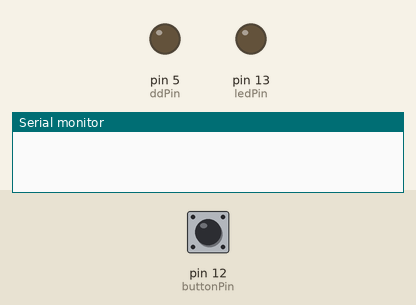
Simulated run of this sketch. Board: Arduino Uno, built with avr-gcc and run on an emulated ATmega328P. On the bench: output pins drawn as LEDs (lit = HIGH), the last lines printed to the serial monitor. Inputs (shaded band) come from the test bench; at power-on: pin 12 (buttonPin) LOW. The ROS host is connected and sends only what is stated.

Above: at 0.1 s.
At 5.0 s:
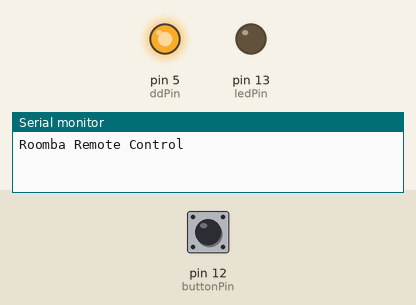
Timing chart, 0 to 6.5 s (numbered marks = the images above):
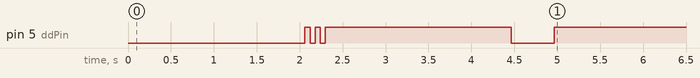

The sketch:

arduino_code.ino
```cpp
#include "roombaDefines.h"
#include <SoftwareSerial.h>

//RXTX Connections
int rxPin = 10;
int txPin = 11;
SoftwareSerial Roomba(rxPin, txPin);

//#include "WProgram.h" //include the Arduino library
#include <stdlib.h>


#include <ros.h>
#include "std_msgs/Int32MultiArray.h"


//include Wire/ twi for the BlinkM
#include <Wire.h>
 extern "C" {
#include "utility/twi.h"
 }

/*
 * Send data to the move subscrber. should be a string with 4 characthers
 * first charachter is speed in mm/s
 * second """"" is direction (zero for forward, one for reverse)
 * third """""" is radius in mm. set to zero for straight and 1 for turn on spot
 * fourth """" is turn direction (zero for something one for the otherone)
 */
void move_cb( const std_msgs::Int32MultiArray& move_cmd ){
  int vRight = move_cmd.data[0];
  int vLeft = move_cmd.data[1];
  driveWheels(vRight, vLeft);
  //setLED(solid, color);
}


ros::NodeHandle nh;
ros::Subscriber<std_msgs::Int32MultiArray> sub("move" , move_cb);


void setup() {
  delay(2000);
  pinMode(5, OUTPUT);
  digitalWrite(5, LOW);
  delay(60);
  digitalWrite(5, HIGH);
  delay(60);
  pinMode(5, OUTPUT);
  digitalWrite(5, LOW);
  delay(60);
  digitalWrite(5, HIGH);
  delay(60);
  pinMode(5, OUTPUT);
  digitalWrite(5, LOW);
  delay(60);
  digitalWrite(5, HIGH);
  delay(60);


  Roomba.begin(19200);
  Serial.begin(19200);

  pinMode(ddPin, OUTPUT);
  pinMode(ledPin, OUTPUT);

  delay(2000);
  Serial.print("Roomba Remote Control\n");

  wakeUp();
  startSafe();

  // turn-off all LEDs
  setPowerLED(128, 0);
  setDebrisLED(OFF);
  setDockLED(OFF);
  setSpotLED(OFF);
  setWarningLED(OFF);
  cleanDigitLED();

  playSound(1); // start sound
  while (digitalRead(buttonPin))
  {
    setDebrisLED(ON);
    writeLEDs('-','-','-','-');
  }
  setDebrisLED(OFF);
  writeLEDs('r','e','d','y');

  //playSound(2);

  //motorSquareTest();


 // stop();


  nh.initNode();
  nh.subscribe(sub);
}

void loop() {

  //if(!Serial.available()){
    //stop();
   // command = Serial.read();
   // Serial.print("Command: " );
   // Serial.println(command);
//  }
  //manualCmd();
  nh.spinOnce();
  delay(1);
}
```

LEDs.ino
```cpp
/*
 This command controls the Power LED by two data bytes: color and intensity.
 color: Green = 0; 128 = Orange; red=255
 intensity low=0; max=255 */
void setPowerLED(byte setColor, byte setIntensity)
{
  color = setColor;
  intensity = setIntensity;
  Roomba.write(139);
  Roomba.write((byte)0x00);
  Roomba.write((byte)color);
  Roomba.write((byte)intensity);
}

//---------------------------------------------------------------
void setDebrisLED(bool enable)
{
  debrisLED = enable;
  Roomba.write(139);
  Roomba.write((debrisLED ? 1 : 0) + (spotLED ? 2 : 0) + (dockLED ? 4 : 0) + (warningLED ? 8 : 0));
  Roomba.write((byte)color);
  Roomba.write((byte)intensity);
}

//---------------------------------------------------------------
void setSpotLED(bool enable)
{
  spotLED = enable;
  Roomba.write(139);
  Roomba.write((debrisLED ? 1 : 0) + (spotLED ? 2 : 0) + (dockLED ? 4 : 0) + (warningLED ? 8 : 0));
  Roomba.write((byte)color);
  Roomba.write((byte)intensity);
}

//---------------------------------------------------------------
void setDockLED(bool enable)
{
  dockLED = enable;
  Roomba.write(139);
  Roomba.write((debrisLED ? 1 : 0) + (spotLED ? 2 : 0) + (dockLED ? 4 : 0) + (warningLED ? 8 : 0));
  Roomba.write((byte)color);
  Roomba.write((byte)intensity);
}

//---------------------------------------------------------------
void setWarningLED(bool enable)
{
  warningLED = enable;
  Roomba.write(139);
  Roomba.write((debrisLED ? 1 : 0) + (spotLED ? 2 : 0) + (dockLED ? 4 : 0) + (warningLED ? 8 : 0));
  Roomba.write((byte)color);
  Roomba.write((byte)intensity);
}

/*--------------------------------------------------------------------------
This command controls the four 7 segment displays on the Roomba.*/
void setDigitLEDs(byte digit1, byte digit2, byte digit3, byte digit4)
{
    Roomba.write(163);
    Roomba.write(digit1);
    Roomba.write(digit2);
    Roomba.write(digit3);
    Roomba.write(digit4);
}

/*--------------------------------------------------------------------------
This command controls the four 7 segment displays on the Roomba using ASCII character codes.*/
void setDigitLEDFromASCII(byte digit, char letter)
{
  switch (digit){
  case 1:
    digit1 = letter;
    break;
  case 2:
    digit2 = letter;
    break;
  case 3:
    digit3 = letter;
    break;
  case 4:
    digit4 = letter;
    break;
  }
  Roomba.write(164);
  Roomba.write(digit1);
  Roomba.write(digit2);
  Roomba.write(digit3);
  Roomba.write(digit4);
}

//---------------------------------------------------------------
void cleanDigitLED (void)
{
  setDigitLEDFromASCII(1, ' ');
  setDigitLEDFromASCII(2, ' ');
  setDigitLEDFromASCII(3, ' ');
  setDigitLEDFromASCII(4, ' ');
}
//---------------------------------------------------------------
void writeLEDs (char a, char b, char c, char d)
{
  setDigitLEDFromASCII(1, a);
  setDigitLEDFromASCII(2, b);
  setDigitLEDFromASCII(3, c);
  setDigitLEDFromASCII(4, d);
}
```

generalFunctions.ino
```cpp
void manualCmd()
{
  switch (command)
  {

    case 'm':
      startSafe();
      Serial.print("Roomba in Safe mode");
      command = 'f';
      playSound (3);
      break;

    case 'f':
      driveStop(); //turn off both motors
      writeLEDs ('s', 't', 'o', 'p');
      state = command;
      break;

    case 'w':
      drive (motorSpeed, 0);
      writeLEDs (' ', 'g', 'o', ' ');
      state = command;
      break;

    case 'd':
      driveRight(motorSpeed);
      writeLEDs ('r', 'i', 'g', 'h');
      break;

   case 'a':
      driveLeft(motorSpeed);
      writeLEDs ('l', 'e', 'f', 't');
      break;

    case 's':
      drive (-motorSpeed, 0);
      writeLEDs ('b', 'a', 'c', 'k');
      state = command;
      break;

    case '+':
      if (state == 'w')
      {
        motorSpeed = motorSpeed + 10;
        if (motorSpeed > MAX_SPEED)
        {
          motorSpeed = MAX_SPEED;
        }
        command = 'w';
      } else {command = state;}
      break;

    case '-':

      if (state == 'w')
      {
        motorSpeed = motorSpeed - 10;
      }
      if (motorSpeed < MIN_SPEED )
      {
        motorSpeed = MIN_SPEED;
      }
      Serial.println(motorSpeed);
      command = state;
      break;
  }
}
```

generalRoombaFunctions.ino
```cpp
// wake up the robot
void wakeUp (void)
{
  setWarningLED(ON);
  digitalWrite(ddPin, HIGH);
  delay(100);
  digitalWrite(ddPin, LOW);
  delay(500);
  digitalWrite(ddPin, HIGH);
  delay(2000);
}

/*--------------------------------------------------------------------------
This command resets the robot, as if you had removed and reinserted the battery. */
void reset(void)
{
  Roomba.write(7);
}

/*--------------------------------------------------------------------------
This command gives you control over Roomba turning on the cliff, wheel-drop and internal charger safety features.*/
void startSafe()
{
  Roomba.write(128);  //Start
  Roomba.write(131);  //Safe mode
  Serial.println("Starting safely");
  //delay(1000);
}

/*--------------------------------------------------------------------------
This command gives you complete control over Roomba by putting the OI into Full mode, and turning off the cliff, wheel-drop and internal charger safety features.*/
void startFull()
{
  Roomba.write(128);  //Start
  Roomba.write(132);  //Full mode
  delay(100);
}

/*--------------------------------------------------------------------------
This command stops the OI. All streams will stop and the robot will no longer respond to commands. Use this command when you are finished working with the robot. */
void stop()
{
  Roomba.write(173);
}

/*--------------------------------------------------------------------------
This command powers down Roomba.*/
void powerOff(void)
{
  Roomba.write(133);
}

/*--------------------------------------------------------------------------
This command sends Roomba to seek for its dock.*/
void seekDock(void)
{
  Roomba.write(143);
}

/*-----------------------------------------------------
 This command Play song
 [140] [song #] [lenght] [note#] [note duration]
 [141] [song #]                                      */
void playSound (int num)
{
  switch (num)
  {
    case 1:
      Roomba.write("\x8c\x01\x04\x42\x20\x3e\x20\x42\x20\x3e\x20"); // [140] [1] [4] [68] [32] ... place "start sound" in slot 1
      Roomba.write("\x8d\x01"); // [141] [1] play it (in slot 1)
      break;

    case 2:
      Roomba.write("\x8c\x01\x01\x3c\x20"); // place "low freq sound" in slot 2
      Roomba.write("\x8d\x01"); // play it (in slot 2)
      break;

    case 3:
      Roomba.write("\x8c\x01\x01\x48\x20"); // place "high freq sound" in slot 3
      Roomba.write("\x8d\x01"); // play it (in slot 3)
      break;
  }
}
```

motorFunctions.ino
```cpp
void drive(int velocity, int radius)
{
  clamp(velocity, -500, 500); //def max and min velocity in mm/s
  clamp(radius, -2000, 2000); //def max and min radius in mm

  Roomba.write(137);
  Roomba.write(velocity >> 8);
  Roomba.write(velocity);
  Roomba.write(radius >> 8);
  Roomba.write(radius);
}

//---------------------------------------------------------------

void driveWheels(int right, int left)
{
  clamp(right, -500, 500);
  clamp(left, -500, 500);

  Roomba.write(145);
  Roomba.write(right >> 8);
  Roomba.write(right);
  Roomba.write(left >> 8);
  Roomba.write(left);
  }

//---------------------------------------------------------------
void driveWheelsPWM(int rightPWM, int leftPWM)
{
  clamp(rightPWM, -255, 255);
  clamp(leftPWM, -255, 255);

  Roomba.write(146);
  Roomba.write(rightPWM >> 8);
  Roomba.write(rightPWM);
  Roomba.write(leftPWM >> 8);
  Roomba.write(leftPWM);
}

//---------------------------------------------------------------
void turnCW(unsigned short velocity, unsigned short degrees)
{
  drive(velocity, -1);
  clamp(velocity, 0, 500);
  delay(6600);
  //delay((1580 + 2.25*velocity)/velocity*degrees);
  //delay((-0.03159720835 * velocity + 21.215270835) * degrees);
  drive(0,0);
}

//---------------------------------------------------------------
void turnCCW(unsigned short velocity, unsigned short degrees)
{
  drive(velocity, 1);
  clamp(velocity, 0, 500);
  delay(6600);
  //delay(2708.3333/velocity*degrees);
  //delay((1580 + 2.25*velocity)/velocity*degrees);
  //delay((-0.03159720835 * velocity + 21.215270835) * degrees);
  drive(0,0);
}

//---------------------------------------------------------------
void driveStop(void)
{
  drive(0,0);
}

//---------------------------------------------------------------
void driveLeft(int left)
{
  driveWheels(left, 0);
}

//---------------------------------------------------------------
void driveRight(int right)
{
  driveWheels(0, right);
}


//---------------------------------------------------------------
void motorSquareTest(void)
{
  setPowerLED(0,128);
  drive (100, 0);
  delay(5000);
  driveStop();
  turnCCW (30, 90);

  setPowerLED(64,128);
  drive (100, 0);
  delay(5000);
  driveStop();
  turnCCW (30, 90);

  setPowerLED(128,128);
  drive (100, 0);
  delay(5000);
  driveStop();
  turnCCW (30, 90);

  setPowerLED(190,128);
  drive (100, 0);
  delay(5000);
  driveStop();
  setPowerLED(255,128);
  turnCCW (30, 90);
  setPowerLED(0,0);
}
```

roombaDefines.h
```cpp
#define clamp(value, min, max) (value < min ? min : value > max ? max : value)

#define ON 1
#define OFF 0

//Motor Drive
# define MAX_SPEED 220 // 70% of top speed ==> 256
# define MIN_SPEED 70

int motorSpeed = 100;

char command = 0; // variable to store command received from IR or BT remote control
char state = 0;

int buttonPin = 12;
int ledPin=13;
int ddPin=5; //device detect

bool debrisLED;
bool spotLED;
bool dockLED;
bool warningLED;
byte color;
byte intensity;

char digit1;
char digit2;
char digit3;
char digit4;

//blocking sensor functions - these will request data and wait until a response is recieved, then return the response

int getSensorData(byte sensorID);
int * getSensorData(byte numOfRequests, byte requestIDs[]);

bool getSensorData(byte * buffer, byte bufferLength);

byte single_byte_packets[22] = { 7, 8, 9, 10, 11, 12, 13, 14, 15, 17, 18, 21, 24, 34, 35, 36, 37, 38, 45, 52, 53, 58};
bool is_in_array(byte val);
```

sensorsFunctions.ino
```cpp
//blocking sensor functions - these will request data and wait until a response is recieved, then return the response

/**
  Returns the value from the requested id
**/

int getSensorData(byte sensorID)
{
  int returnVal;
  byte packetID = 0;
  if (sensorID > 100)
  {
    switch (sensorID)
    {
      case 101:
      case 102:
      case 103:
      case 104:
        packetID = 7;
        break;
      case 105:
      case 106:
      case 107:
      case 108:
        packetID = 14;
        break;
      case 109:
      case 110:
      case 111:
      case 112:
      case 113:
      case 114:
      case 115:
      case 116:
        packetID = 18;
        break;
      case 117:
      case 118:
      case 119:
      case 120:
      case 121:
      case 122:
        packetID = 45;
        break;
    }

  }
  else {
    packetID = sensorID;
  }
  byte MSB = 0;
  byte LSB = 0;
  Roomba.write(142);
  Roomba.write(packetID);
    if(is_in_array(packetID)){
      while (!Roomba.available());
      returnVal = Roomba.read();
    } else {
      while (!Roomba.available());
      MSB = Roomba.read();
      LSB = Roomba.read();
      returnVal = (MSB << 7) | LSB;
    }

  return returnVal;
}

//-------------------------------------------------------------------------
bool is_in_array(byte val)
{
  for (int i=0;i<22;i++){
    if (val == single_byte_packets[i])
    {
      return true;
    }
  }
  return false;
}
```
